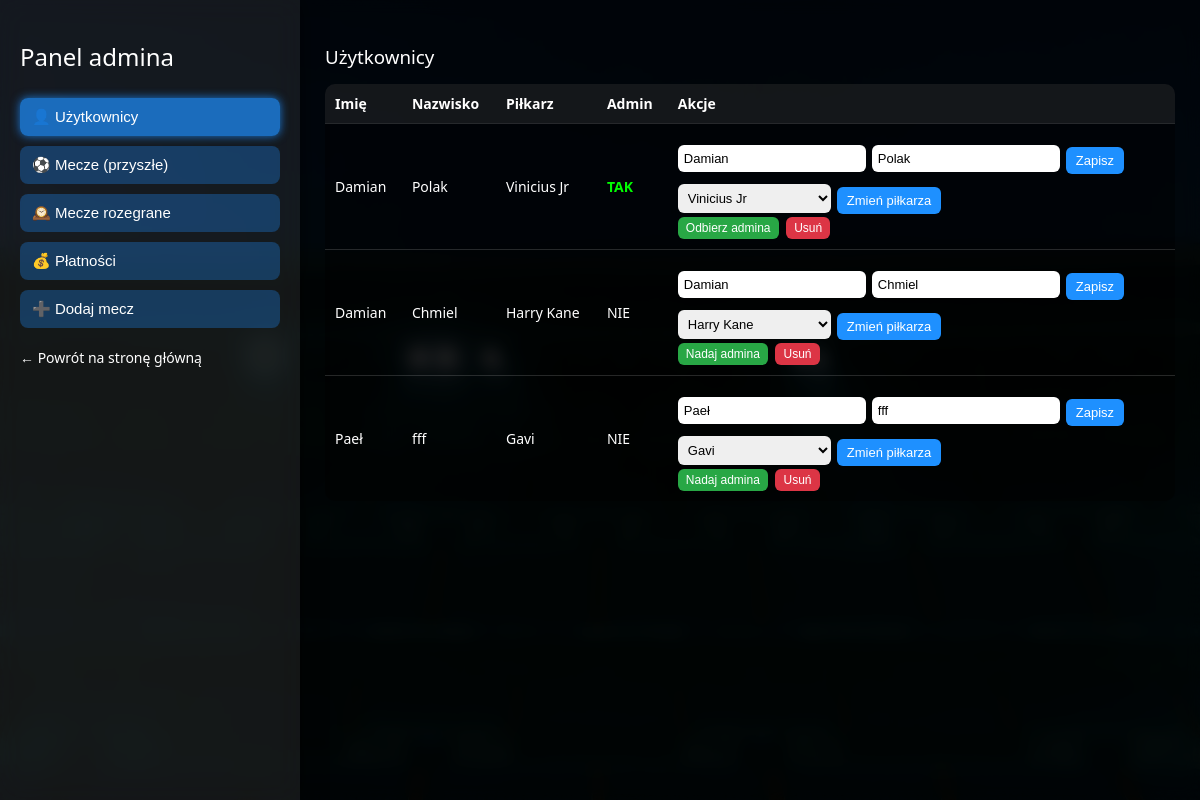
Page /admin (signed in) on the earlier database version.
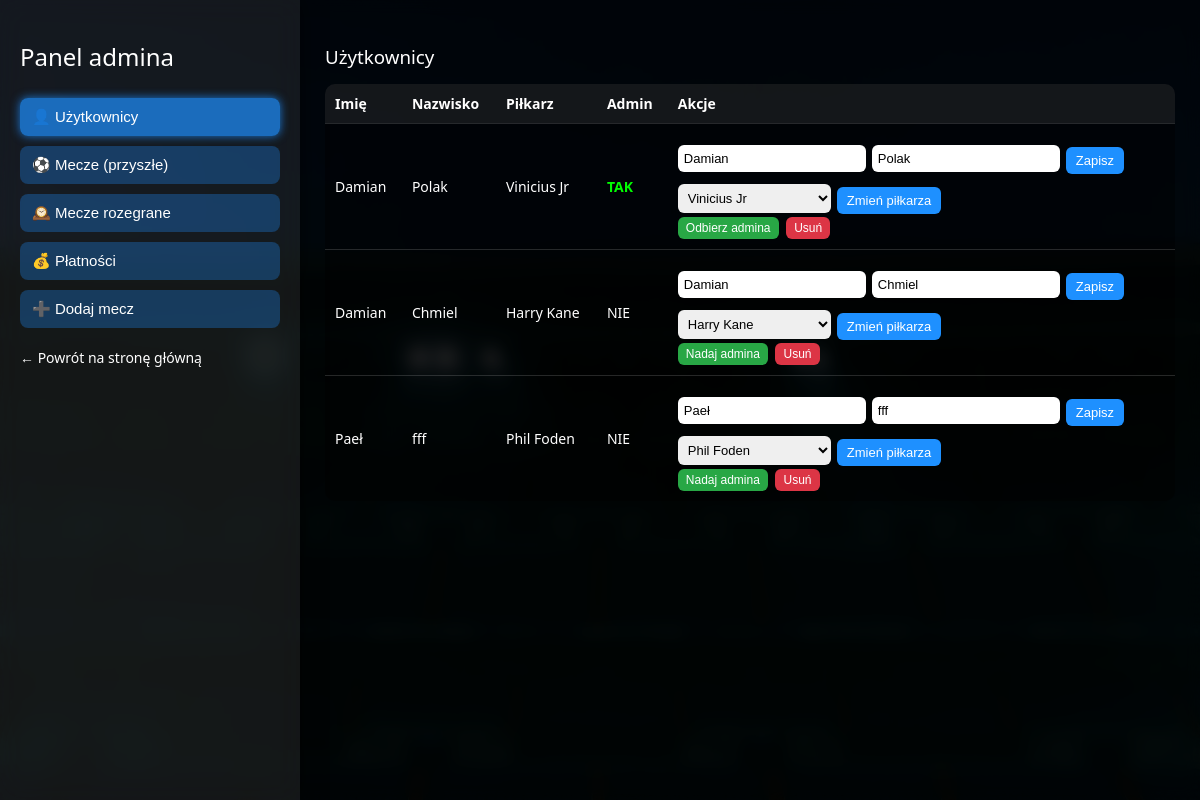
Same page on the later database version.
### tables this page shows
CREATE TABLE users (
            id INTEGER PRIMARY KEY AUTOINCREMENT,
            first_name TEXT NOT NULL,
            last_name TEXT NOT NULL,
            player_alias TEXT UNIQUE NOT NULL,
            is_admin INTEGER DEFAULT 0
        );

### app.py (the view)
@app.route("/admin")
def admin_panel():
    if "user_id" not in session:
        return redirect("/login")
    if session.get("is_admin") != 1:
        return "Brak dostępu"
    conn = get_db()
    users = conn.execute(
        "SELECT id, first_name, last_name, player_alias, is_admin FROM users ORDER BY first_name"
    ).fetchall()
    used_aliases_rows = conn.execute("SELECT player_alias FROM users").fetchall()
    used_aliases = {row["player_alias"] for row in used_aliases_rows}
    available_players = [p for p in ALL_PLAYERS]
    upcoming_matches = conn.execute(
        "SELECT * FROM matches WHERE match_date >= date('now') ORDER BY match_date, match_time"
    ).fetchall()
    past_matches = conn.execute(
        "SELECT * FROM matches WHERE match_date < date('now') ORDER BY match_date DESC, match_time DESC"
    ).fetchall()
    all_matches = conn.execute(
        "SELECT * FROM matches ORDER BY match_date DESC, match_time DESC"
    ).fetchall()
    signups = conn.execute("""
        SELECT ms.match_id, ms.user_id, ms.paid,
               u.first_name, u.last_name, u.player_alias
        FROM match_signups ms
        JOIN users u ON u.id = ms.user_id
        ORDER BY u.first_name
    """).fetchall()
    conn.close()
    return render_template(
        "admin.html",
        users=users,
        available_players=available_players,
        upcoming_matches=upcoming_matches,
        past_matches=past_matches,
        all_matches=all_matches,
        signups=signups
    )

### app.py (called while the page is built)
def get_db():
    conn = sqlite3.connect("database.db")
    conn.row_factory = sqlite3.Row
    return conn

### templates/admin.html (shortened to what this page needs)
<!DOCTYPE html>
<html lang="pl">
<head>
</head>
<body>
<div class="overlay"></div>
<div class="layout">
    <div class="sidebar">
        <h2>Panel admina</h2>
        <button id="btn-users" class="nav-btn" onclick="showSection('users')">👤 Użytkownicy</button>
        <button id="btn-upcoming" class="nav-btn" onclick="showSection('upcoming')">⚽ Mecze (przyszłe)</button>
        <button id="btn-past" class="nav-btn" onclick="showSection('past')">🕰️ Mecze rozegrane</button>
        <button id="btn-payments" class="nav-btn" onclick="showSection('payments')">💰 Płatności</button>
        <button id="btn-addmatch" class="nav-btn" onclick="showSection('addmatch')">➕ Dodaj mecz</button>
        <a href="/">← Powrót na stronę główną</a>
    </div>
    <div class="content">
        <div id="users" class="section">
            <h3>Użytkownicy</h3>
            <table>
                <tr>
                    <th>Imię</th>
                    <th>Nazwisko</th>
                    <th>Piłkarz</th>
                    <th>Admin</th>
                    <th>Akcje</th>
                </tr>
                {% for u in users %}
                <tr>
                    <td>{{ u.first_name }}</td>
                    <td>{{ u.last_name }}</td>
                    <td>{{ u.player_alias }}</td>
                    <td>
                        {% if u.is_admin == 1 %}
                        <span class="badge-admin">TAK</span>
                        {% else %}
                        NIE
                        {% endif %}
                    </td>
                    <td>
                        <form action="/admin/user/edit/{{ u.id }}" method="POST" class="form-inline">
                            <input type="text" name="first_name" value="{{ u.first_name }}" placeholder="Imię">
                            <input type="text" name="last_name" value="{{ u.last_name }}" placeholder="Nazwisko">
                            <button type="submit" class="btn-small btn-edit">Zapisz</button>
                        </form>
                        <form action="/admin/user/change_player/{{ u.id }}" method="POST" class="form-inline">
                            <select name="player_alias">
                                <option value="{{ u.player_alias }}">{{ u.player_alias }}</option>
                            </select>
                            <button type="submit" class="btn-small btn-toggle">Zmień piłkarza</button>
                        </form>
                        <form action="/admin/user/toggle_admin/{{ u.id }}" method="POST" style="display:inline;">
                            <button type="submit" class="btn-small btn-green">
                                {% if u.is_admin == 1 %}Odbierz admina{% else %}Nadaj admina{% endif %}
                            </button>
                        </form>
                        <form action="/delete_user/{{ u.id }}" method="POST" style="display:inline;">
                            <button type="submit" class="btn-small btn-delete">Usuń</button>
                        </form>
                    </td>
                </tr>
                {% endfor %}
            </table>
        </div>
    </div>
</div>
</body>
</html>

### templates/admin.html (style rules this page uses)
body { margin: 0; padding: 0; font-family: "Segoe UI", Arial, sans-serif; color: #fff; background-image: url('/static/stadium.jpg'); background-size: cover; background-position: center; background-repeat: no-repeat; }
.overlay { position: fixed; inset: 0; background: rgba(0,0,0,0.55); backdrop-filter: blur(8px); z-index: -1; }
.layout { display: flex; min-height: 100vh; }
.sidebar { width: 260px; background: rgba(255,255,255,0.08); backdrop-filter: blur(14px); box-shadow: 0 0 20px rgba(0,0,0,0.6); padding: 20px; display: flex; flex-direction: column; gap: 10px; }
.sidebar h2 { font-weight: 300; margin-bottom: 15px; }
.nav-btn { padding: 10px 12px; border-radius: 8px; border: none; background: rgba(30,144,255,0.3); color: #fff; text-align: left; cursor: pointer; font-size: 15px; transition: 0.2s; width: 100%; }
.nav-btn:hover, .nav-btn.active { background: rgba(30,144,255,0.7); box-shadow: 0 0 10px rgba(30,144,255,0.8); }
.sidebar a { color: #fff; text-decoration: none; font-size: 14px; margin-top: 10px; }
.content { flex: 1; padding: 25px; }
h3 { font-weight: 300; margin-bottom: 15px; }
table { width: 100%; border-collapse: collapse; margin-top: 10px; background: rgba(0,0,0,0.35); border-radius: 10px; overflow: hidden; }
th, td { padding: 10px; text-align: left; border-bottom: 1px solid rgba(255,255,255,0.15); font-size: 14px; }
th { background: rgba(255,255,255,0.08); }
tr:last-child td { border-bottom: none; }
.badge-admin { color: #0f0; font-weight: bold; }
.btn-small { padding: 4px 8px; font-size: 12px; border-radius: 6px; border: none; cursor: pointer; margin-right: 4px; margin-top: 3px; }
.btn-edit { background: #1e90ff; color: #fff; }
.btn-delete { background: #dc3545; color: #fff; }
.btn-toggle { background: #ffc107; color: #000; }
.btn-green { background: #28a745; color: #fff; }
.section { display: none; }
.section.active { display: block; }
.form-inline { margin-top: 10px; display: flex; flex-wrap: wrap; gap: 6px; align-items: center; }
.form-inline input, .form-inline select { padding: 6px; border-radius: 6px; border: none; font-size: 13px; }
.form-inline button { padding: 6px 10px; border-radius: 6px; border: none; cursor: pointer; background: #1e90ff; color: #fff; font-size: 13px; }

Differences in the rows shown:
changed users "Paeł": player_alias "Gavi" → "Phil Foden"
